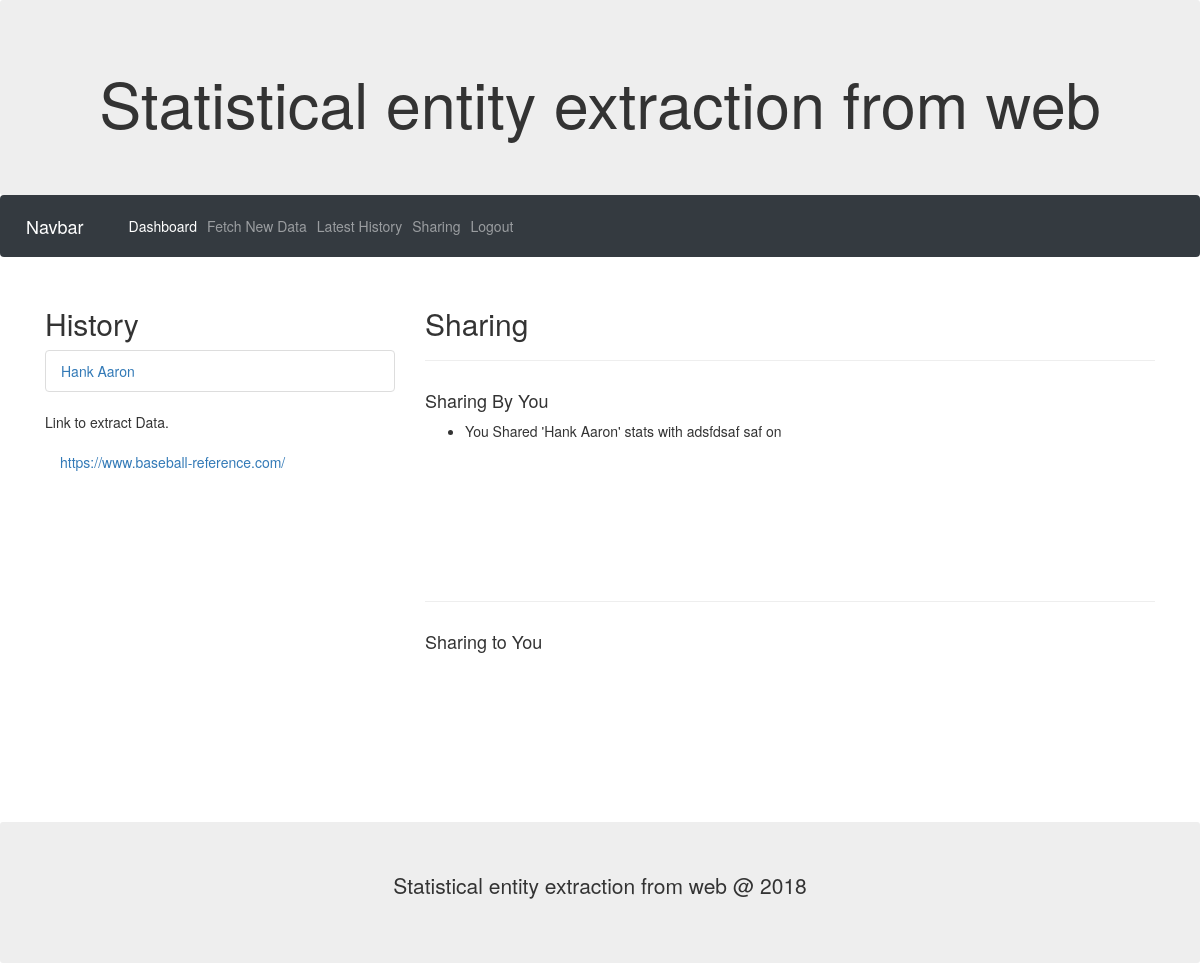
Page /home.php (signed in) on the committed database.
### tables this page shows
CREATE TABLE `search_info` (
  `s_id` int(11) NOT NULL AUTO_INCREMENT,
  `s_title` varchar(99) NOT NULL,
  `s_header` longtext NOT NULL,
  `s_content` longtext NOT NULL,
  `s_daytime` datetime NOT NULL,
  `s_search_by` varchar(99) NOT NULL,
  PRIMARY KEY (`s_id`)
);

CREATE TABLE `share` (
  `s_id` int(11) NOT NULL AUTO_INCREMENT,
  `s_shareby` varchar(99) NOT NULL,
  `s_sharewith` varchar(99) NOT NULL,
  `s_searchId` varchar(99) NOT NULL,
  `s_searchTitle` varchar(99) NOT NULL,
  `s_dateTime` varchar(99) NOT NULL,
  PRIMARY KEY (`s_id`)
);

CREATE TABLE `users` (
  `u_id` int(11) NOT NULL AUTO_INCREMENT,
  `u_firstname` varchar(99) NOT NULL,
  `u_lastname` varchar(99) NOT NULL,
  `u_email` varchar(99) NOT NULL,
  `u_phone` varchar(99) NOT NULL,
  `u_username` varchar(99) NOT NULL,
  `u_password` varchar(99) NOT NULL,
  PRIMARY KEY (`u_id`)
);

### home.php (the view, shortened to what this page needs)
<?php
include('common/config.php');
include('common/app_function.php');
$query = sprintf("SELECT * FROM search_info WHERE s_search_by='%s' LIMIT 0,5",$_SESSION['user']['u_id']);
if(!$result=mysqli_query($con,$query)){echo "Error : - ".mysqli_error($com); exit;}
?>
    <div class="container" style="margin-top:30px">
        <div class="row">
            <div class="col-sm-4">
                <h2>History</h2>
                <ul class="list-group">
                    <?php while($row = mysqli_fetch_assoc($result)){ ?>
                    <li class="list-group-item"><a href="fetch.php?playerName=<?php  echo $row['s_title'];  ?>&insert=no"  ><?php echo $row['s_title']; ?></a></li>
                    <?php } ?>
                </ul>
                <p>Link to extract Data.</p>
                <ul class="nav nav-pills flex-column">
                    <li class="nav-item">
                        <a class="nav-link" target="_blank" href="https://www.baseball-reference.com/">https://www.baseball-reference.com/</a>
                    </li>
                </ul>
            </div>
            <div class="col-sm-8">
                <h2>Sharing</h2>
                <hr>
                <div class="history-on-dashboard">
                    <h4>Sharing By You</h4>
                    <?php
$query = sprintf("SELECT * FROM share LEFT JOIN users on share.s_sharewith = users.u_id WHERE s_shareby='%s'",$_SESSION['user']['u_id']);
if(!$result=mysqli_query($con,$query)){echo "Error : - ".mysqli_error($com); exit;} ?>
                    <ul>
                    <?php $i = 1; while($row = mysqli_fetch_assoc($result)){ ?>
                        <li>You Shared '<?php echo $row['s_searchTitle']; ?>' stats with <?php echo $row['u_firstname']." ".$row['u_lastname']; ?> on <?php echo $row['s_dateTime']; ?></li>
                    <?php } ?>
                    </ul>
                </div>
                <hr>
                <div class="history-on-dashboard">
                    <h4>Sharing to You</h4>
                </div>
            </div>
        </div>
    </div>
    <div class="jumbotron text-center" style="margin-bottom:0">
        <p>Statistical entity extraction from web @ 2018</p>
    </div>
</body>
</html>

### css/style.css (style rules this page uses)
.history-on-dashboard { height: 200px; overflow-y:scroll; }

### rows in the picture
search_info: s_title "Hank Aaron"
share: s_searchTitle "Hank Aaron", users.u_firstname "adsfdsaf", users.u_lastname "saf"
